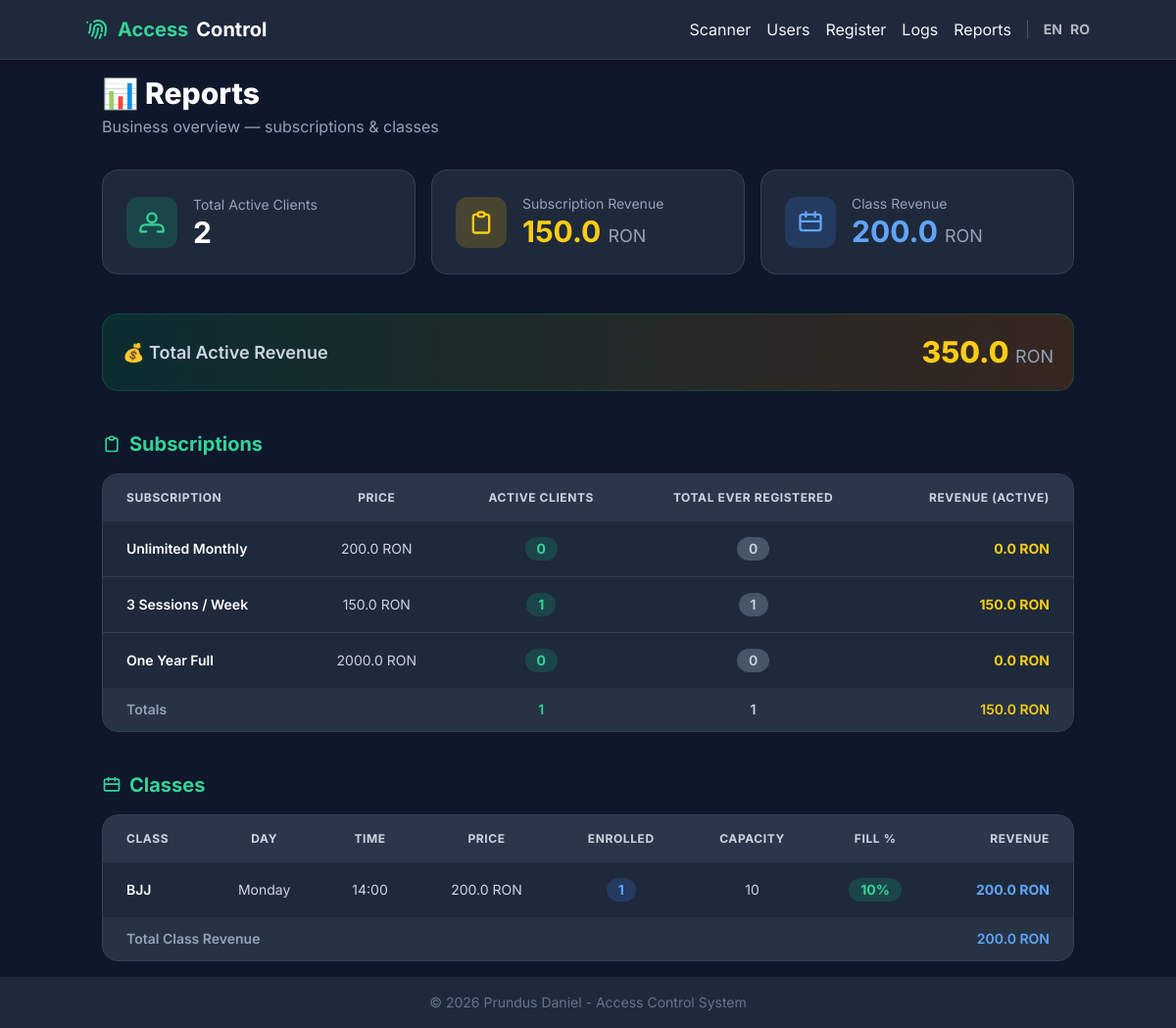
Page /reports on the committed database.
### database.py (models this page shows)
class SubscriptionType(db.Model):
    __tablename__ = 'subscription_types'
    id = db.Column(db.Integer, primary_key=True)
    name = db.Column(db.String, nullable=False)
    entries_per_week = db.Column(db.Integer)
    duration_days = db.Column(db.Integer, nullable=False)
    price = db.Column(db.Float, nullable=False)

class ClassSchedule(db.Model):
    __tablename__ = 'class_schedules'
    id = db.Column(db.Integer, primary_key=True)
    name = db.Column(db.String, nullable=False)
    day_of_week = db.Column(db.Integer, nullable=False) # 0=Monday, 6=Sunday
    start_time = db.Column(db.String(5), nullable=False) # Format: HH:MM
    capacity = db.Column(db.Integer)
    price = db.Column(db.Float, nullable=False, default=0.0)

### app.py (the view)
@app.route('/reports')
def reports():
    stats = database.get_report_stats()
    return render_template('reports.html', **stats)

### app.py (called while the page is built)
def get_locale():
    return session.get('lang', 'en')

### templates/reports.html (shortened to what this page needs)
{% extends "layout.html" %}
{% block content %}
<div class="mb-8">
    <h1 class="text-3xl font-extrabold text-white">📊 {{ _('Reports') }}</h1>
    <p class="text-slate-400 mt-1">{{ _('Business overview — subscriptions & classes') }}</p>
</div>
<div class="grid grid-cols-1 sm:grid-cols-2 lg:grid-cols-3 gap-4 mb-10">
    <div class="bg-slate-800 rounded-2xl p-6 border border-slate-700 flex items-center gap-4">
        <div class="bg-emerald-500/20 rounded-xl p-3">
            <svg xmlns="http://www.w3.org/2000/svg" class="h-7 w-7 text-emerald-400" fill="none" viewBox="0 0 24 24" stroke="currentColor">
                <path stroke-linecap="round" stroke-linejoin="round" stroke-width="2" d="M17 20h5v-2a4 4 0 00-4-4H6a4 4 0 00-4 4v2h5M12 12a4 4 0 100-8 4 4 0 000 8z"/>
            </svg>
        </div>
        <div>
            <p class="text-slate-400 text-sm">{{ _('Total Active Clients') }}</p>
            <p class="text-3xl font-bold text-white">{{ total_active_clients }}</p>
        </div>
    </div>
    <div class="bg-slate-800 rounded-2xl p-6 border border-slate-700 flex items-center gap-4">
        <div class="bg-yellow-500/20 rounded-xl p-3">
        </div>
        <div>
            <p class="text-slate-400 text-sm">{{ _('Subscription Revenue') }}</p>
            <p class="text-3xl font-bold text-yellow-400">{{ total_sub_revenue }} <span class="text-lg font-normal text-slate-400">RON</span></p>
        </div>
    </div>
    <div class="bg-slate-800 rounded-2xl p-6 border border-slate-700 flex items-center gap-4">
        <div class="bg-blue-500/20 rounded-xl p-3">
            <svg xmlns="http://www.w3.org/2000/svg" class="h-7 w-7 text-blue-400" fill="none" viewBox="0 0 24 24" stroke="currentColor">
                <path stroke-linecap="round" stroke-linejoin="round" stroke-width="2" d="M8 7V3M16 7V3M4 11h16M5 19h14a2 2 0 002-2V7a2 2 0 00-2-2H5a2 2 0 00-2 2v10a2 2 0 002 2z"/>
            </svg>
        </div>
        <div>
            <p class="text-slate-400 text-sm">{{ _('Class Revenue') }}</p>
            <p class="text-3xl font-bold text-blue-400">{{ total_class_revenue }} <span class="text-lg font-normal text-slate-400">RON</span></p>
        </div>
    </div>
</div>
<div class="bg-gradient-to-r from-emerald-900/40 to-yellow-900/40 border border-emerald-700/40 rounded-2xl p-5 mb-10 flex items-center justify-between">
    <span class="text-slate-300 font-semibold text-lg">💰 {{ _('Total Active Revenue') }}</span>
    <span class="text-3xl font-extrabold text-yellow-400">{{ total_active_revenue }} <span class="text-lg font-normal text-slate-400">RON</span></span>
</div>
<div class="mb-10">
    <h2 class="text-xl font-bold text-emerald-400 mb-4 flex items-center gap-2">
        <svg xmlns="http://www.w3.org/2000/svg" class="h-5 w-5" fill="none" viewBox="0 0 24 24" stroke="currentColor">
            <path stroke-linecap="round" stroke-linejoin="round" stroke-width="2" d="M9 5H7a2 2 0 00-2 2v12a2 2 0 002 2h10a2 2 0 002-2V7a2 2 0 00-2-2h-2M9 5a2 2 0 002 2h2a2 2 0 002-2M9 5a2 2 0 012-2h2a2 2 0 012 2"/>
        </svg>
        {{ _('Subscriptions') }}
    </h2>
    {% if subscription_stats %}
    <div class="bg-slate-800 rounded-2xl border border-slate-700 overflow-hidden">
        <table class="w-full text-sm">
            <thead class="bg-slate-700/60 text-slate-300 uppercase text-xs tracking-wider">
                <tr>
                    <th class="px-6 py-4 text-left">{{ _('Subscription') }}</th>
                    <th class="px-6 py-4 text-center">{{ _('Price') }}</th>
                    <th class="px-6 py-4 text-center">{{ _('Active Clients') }}</th>
                    <th class="px-6 py-4 text-center">{{ _('Total Ever Registered') }}</th>
                    <th class="px-6 py-4 text-right">{{ _('Revenue (Active)') }}</th>
                </tr>
            </thead>
            <tbody class="divide-y divide-slate-700">
                {% for s in subscription_stats %}
                <tr class="hover:bg-slate-700/40 transition">
                    <td class="px-6 py-4 font-semibold text-white">{{ s.name }}</td>
                    <td class="px-6 py-4 text-center text-slate-300">{{ s.price }} RON</td>
                    <td class="px-6 py-4 text-center">
                        <span class="inline-flex items-center justify-center bg-emerald-500/20 text-emerald-400 font-bold rounded-full px-3 py-0.5 text-sm">
                            {{ s.active_clients }}
                        </span>
                    </td>
                    <td class="px-6 py-4 text-center">
                        <span class="inline-flex items-center justify-center bg-slate-600 text-slate-300 font-semibold rounded-full px-3 py-0.5 text-sm">
                            {{ s.total_registered }}
                        </span>
                    </td>
                    <td class="px-6 py-4 text-right font-bold text-yellow-400">{{ s.revenue_active }} RON</td>
                </tr>
                {% endfor %}
            </tbody>
            <tfoot class="bg-slate-700/40 text-slate-300 font-semibold">
                <tr>
                    <td class="px-6 py-3 text-slate-400" colspan="2">{{ _('Totals') }}</td>
                    <td class="px-6 py-3 text-center text-emerald-400">{{ subscription_stats | sum(attribute='active_clients') }}</td>
                    <td class="px-6 py-3 text-center">{{ subscription_stats | sum(attribute='total_registered') }}</td>
                    <td class="px-6 py-3 text-right text-yellow-400">{{ total_sub_revenue }} RON</td>
                </tr>
            </tfoot>
        </table>
    </div>
    {% else %}
    <div class="bg-slate-800 rounded-2xl border border-slate-700 p-8 text-center text-slate-400">
        {{ _('No subscription types defined yet.') }}
    </div>
    {% endif %}
</div>
<div>
    <h2 class="text-xl font-bold text-emerald-400 mb-4 flex items-center gap-2">
        <svg xmlns="http://www.w3.org/2000/svg" class="h-5 w-5" fill="none" viewBox="0 0 24 24" stroke="currentColor">
            <path stroke-linecap="round" stroke-linejoin="round" stroke-width="2" d="M8 7V3M16 7V3M4 11h16M5 19h14a2 2 0 002-2V7a2 2 0 00-2-2H5a2 2 0 00-2 2v10a2 2 0 002 2z"/>
        </svg>
        {{ _('Classes') }}
    </h2>
    {% if class_stats %}
    <div class="bg-slate-800 rounded-2xl border border-slate-700 overflow-hidden">
        <table class="w-full text-sm">
            <thead class="bg-slate-700/60 text-slate-300 uppercase text-xs tracking-wider">
                <tr>
                    <th class="px-6 py-4 text-left">{{ _('Class') }}</th>
                    <th class="px-6 py-4 text-center">{{ _('Day') }}</th>
                    <th class="px-6 py-4 text-center">{{ _('Time') }}</th>
                    <th class="px-6 py-4 text-center">{{ _('Price') }}</th>
                    <th class="px-6 py-4 text-center">{{ _('Enrolled') }}</th>
                    <th class="px-6 py-4 text-center">{{ _('Capacity') }}</th>
                    <th class="px-6 py-4 text-center">{{ _('Fill') }} %</th>
                    <th class="px-6 py-4 text-right">{{ _('Revenue') }}</th>
                </tr>
            </thead>
            <tbody class="divide-y divide-slate-700">
                {% for c in class_stats %}
                <tr class="hover:bg-slate-700/40 transition">
                    <td class="px-6 py-4 font-semibold text-white">{{ c.name }}</td>
                    <td class="px-6 py-4 text-center text-slate-300">{{ _(c.day) }}</td>
                    <td class="px-6 py-4 text-center text-slate-300">{{ c.time }}</td>
                    <td class="px-6 py-4 text-center text-slate-300">{{ c.price }} RON</td>
                    <td class="px-6 py-4 text-center">
                        <span class="inline-flex items-center justify-center bg-blue-500/20 text-blue-400 font-bold rounded-full px-3 py-0.5 text-sm">
                            {{ c.enrolled }}
                        </span>
                    </td>
                    <td class="px-6 py-4 text-center text-slate-300">
                        {% if c.capacity > 0 %}{{ c.capacity }}{% else %}<span class="text-slate-500">—</span>{% endif %}
                    </td>
                    <td class="px-6 py-4 text-center">
                        {% if c.capacity > 0 %}
                            {% if c.fill_pct >= 90 %}
                                <span class="inline-block bg-red-500/20 text-red-400 font-bold rounded-full px-3 py-0.5 text-sm">{{ c.fill_pct }}%</span>
                            {% elif c.fill_pct >= 60 %}
                                <span class="inline-block bg-yellow-500/20 text-yellow-400 font-bold rounded-full px-3 py-0.5 text-sm">{{ c.fill_pct }}%</span>
                            {% else %}
                                <span class="inline-block bg-emerald-500/20 text-emerald-400 font-bold rounded-full px-3 py-0.5 text-sm">{{ c.fill_pct }}%</span>
                            {% endif %}
                        {% else %}
                            <span class="text-slate-500 text-sm">{{ _('No limit') }}</span>
                        {% endif %}
                    </td>
                    <td class="px-6 py-4 text-right font-bold text-blue-400">{{ c.revenue }} RON</td>
                </tr>
                {% endfor %}
            </tbody>
            <tfoot class="bg-slate-700/40 text-slate-300 font-semibold">
                <tr>
                    <td class="px-6 py-3 text-slate-400" colspan="7">{{ _('Total Class Revenue') }}</td>
                    <td class="px-6 py-3 text-right text-blue-400">{{ total_class_revenue }} RON</td>
                </tr>
            </tfoot>
        </table>
    </div>
    {% else %}
    <div class="bg-slate-800 rounded-2xl border border-slate-700 p-8 text-center text-slate-400">
        {{ _('No classes defined yet.') }}
    </div>
    {% endif %}
</div>
{% endblock %}

### templates/layout.html (style rules this page uses)
body { font-family: 'Inter', sans-serif; }

### rows in the picture
SubscriptionType: name "Unlimited Monthly", price "200.0", active_clients "0", total_registered "0", revenue_active "0.0"
SubscriptionType: name "3 Sessions / Week", price "150.0", active_clients "1", total_registered "1", revenue_active "150.0"
SubscriptionType: name "One Year Full", price "2000.0", active_clients "0", total_registered "0", revenue_active "0.0"
ClassSchedule: name "BJJ", time "14:00", price "200.0", enrolled "1", capacity "10", fill_pct "10", revenue "200.0"

### other values in the picture
{{ total_active_clients }} "2"
{{ total_sub_revenue }} "150.0"
{{ total_class_revenue }} "200.0"
{{ total_active_revenue }} "350.0"
{{ subscription_stats | sum(attribute='active_clients') }} "1"
{{ subscription_stats | sum(attribute='total_registered') }} "1"
